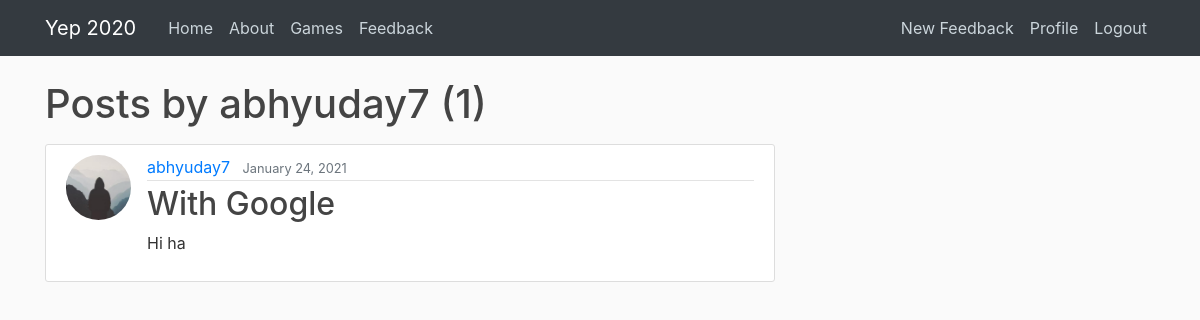
Page /user/abhyuday7 (signed in) on the committed database.
### games/models.py (models this page shows, shortened)
class Post(models.Model):
    title = models.CharField(max_length=100)
    content = models.TextField()
    date_posted = models.DateTimeField(default=timezone.now)
    author = models.ForeignKey(User, on_delete=models.CASCADE)

### users/models.py (models this page shows, shortened)
class Profile(models.Model):
    user = models.OneToOneField(User, on_delete=models.CASCADE)
    image = models.ImageField(default='default.jpg', upload_to='profile_pics')

### games/views.py (the view)
# urls.py: path('user/<str:username>', UserPostListView.as_view(), name='user-posts'),
class UserPostListView(ListView):
    model = Post
    template_name = 'games/user_posts.html'  # <app>/<model>_<viewtype>.html
    context_object_name = 'posts'
    paginate_by = 5
    def get_queryset(self):
        user = get_object_or_404(User, username=self.kwargs.get('username'))
        return Post.objects.filter(author=user).order_by('-date_posted')

### games/templates/games/user_posts.html (shortened to what this page needs)
{% extends "games/base.html" %}
{% block content %}
    <h1 class="mb-3">Posts by {{ view.kwargs.username }} ({{ page_obj.paginator.count }})</h1>
    {% for post in posts %}
        <article class="media content-section">
          <img class="rounded-circle article-img" src="{{ post.author.profile.image.url }}">
          <div class="media-body">
            <div class="article-metadata">
              <a class="mr-2" href="{% url 'user-posts' post.author.username %}">{{ post.author }}</a>
              <small class="text-muted">{{ post.date_posted|date:"F d, Y" }}</small>
            </div>
            <h2><a class="article-title" href="{% url 'post-detail' post.id %}">{{ post.title }}</a></h2>
            <p class="article-content">{{ post.content }}</p>
          </div>
        </article>
    {% endfor %}
{% endblock content %}

### games/static/blog/main.css (style rules this page uses)
body { background: #fafafa; color: #333333; margin-top: 5rem; }
h1, h2, h3, h4, h5, h6 { color: #444444; }
.content-section { background: #ffffff; padding: 10px 20px; border: 1px solid #dddddd; border-radius: 3px; margin-bottom: 20px; }
.article-title { color: #444444; }
.article-content { white-space: pre-line; }
.article-img { height: 65px; width: 65px; margin-right: 16px; }
.article-metadata { padding-bottom: 1px; margin-bottom: 4px; border-bottom: 1px solid #e3e3e3 }

### rows in the picture
Post: author.profile.image (placeholder picture), author "abhyuday7", date_posted "January 24, 2021", title "With Google", content "Hi ha"

### other values in the picture
{{ view.kwargs.username }} "abhyuday7"
{{ page_obj.paginator.count }} "1"
